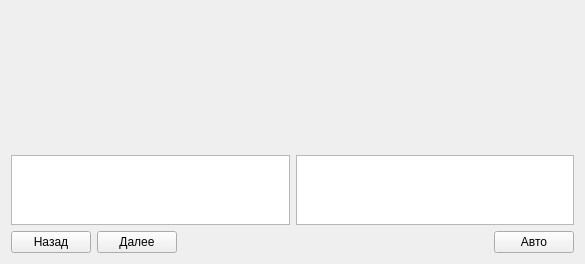
<?xml version="1.0" encoding="UTF-8"?>
<ui version="4.0">
 <class>AbstractCipherView</class>
 <widget class="QWidget" name="AbstractCipherView">
  <property name="geometry">
   <rect>
    <x>0</x>
    <y>0</y>
    <width>585</width>
    <height>264</height>
   </rect>
  </property>
  <property name="windowTitle">
   <string>Form</string>
  </property>
  <layout class="QVBoxLayout" name="verticalLayout" stretch="20,1,1">
   <item>
    <spacer name="verticalSpacer">
     <property name="orientation">
      <enum>Qt::Vertical</enum>
     </property>
     <property name="sizeHint" stdset="0">
      <size>
       <width>20</width>
       <height>142</height>
      </size>
     </property>
    </spacer>
   </item>
   <item>
    <layout class="QHBoxLayout" name="horizontalLayout_2">
     <item>
      <widget class="QTextEdit" name="inTextEdit">
       <property name="maximumSize">
        <size>
         <width>16777215</width>
         <height>16777215</height>
        </size>
       </property>
       <property name="readOnly">
        <bool>true</bool>
       </property>
      </widget>
     </item>
     <item>
      <widget class="QTextEdit" name="outTextEdit">
       <property name="maximumSize">
        <size>
         <width>16777215</width>
         <height>16777215</height>
        </size>
       </property>
       <property name="readOnly">
        <bool>true</bool>
       </property>
      </widget>
     </item>
    </layout>
   </item>
   <item>
    <layout class="QHBoxLayout" name="horizontalLayout">
     <item>
      <widget class="QPushButton" name="backButton">
       <property name="text">
        <string>Назад</string>
       </property>
      </widget>
     </item>
     <item>
      <widget class="QPushButton" name="nextButton">
       <property name="text">
        <string>Далее</string>
       </property>
      </widget>
     </item>
     <item>
      <spacer name="horizontalSpacer">
       <property name="orientation">
        <enum>Qt::Horizontal</enum>
       </property>
       <property name="sizeHint" stdset="0">
        <size>
         <width>40</width>
         <height>20</height>
        </size>
       </property>
      </spacer>
     </item>
     <item>
      <widget class="QPushButton" name="autoButton">
       <property name="text">
        <string>Авто</string>
       </property>
      </widget>
     </item>
    </layout>
   </item>
  </layout>
 </widget>
 <resources/>
 <connections/>
</ui>
